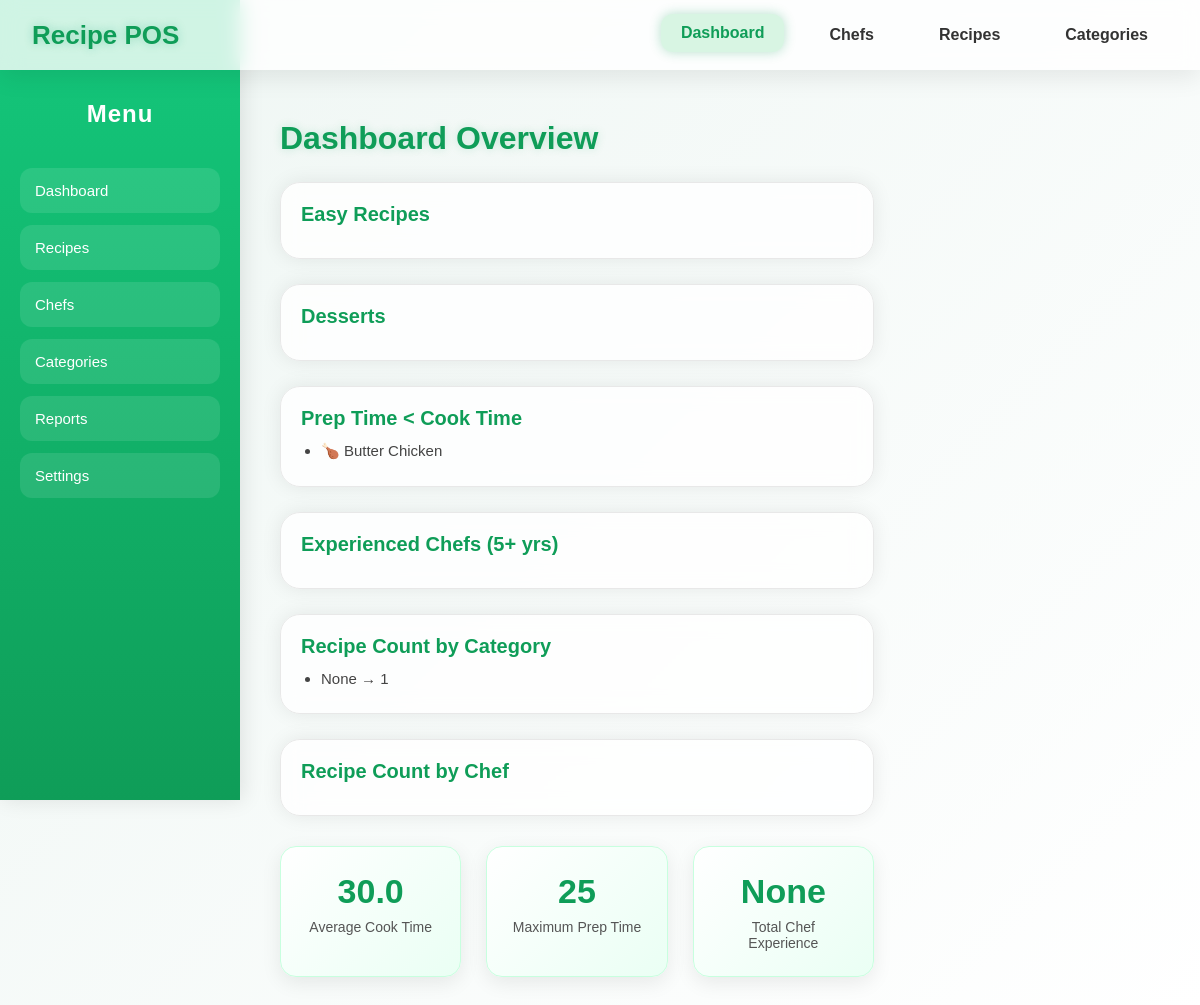
The page /recipe/dashboard/ on the database as committed earlier.
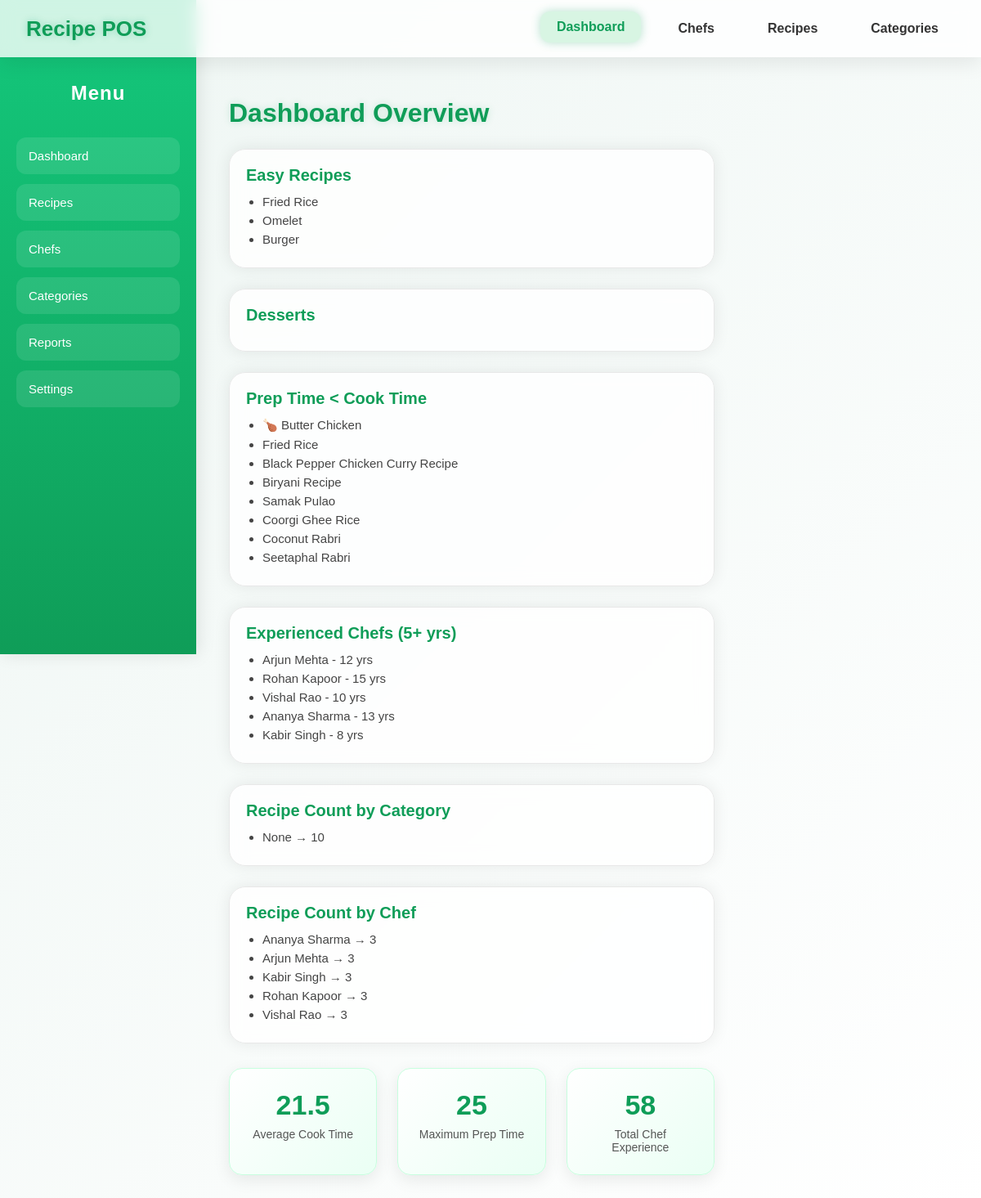
The same page on the database as committed later.
### Recipeapp/models.py (models this page shows, shortened)
class Recipe(models.Model):
    category = models.ForeignKey(Category,on_delete=models.CASCADE,null=True,blank=True)
    title = models.CharField()
    ingredients = models.TextField()
    steps = models.TextField()
    prep_time = models.PositiveIntegerField()
    cook_time = models.PositiveIntegerField()
    difficulty = models.CharField(choices=[("Easy","Easy"),("Medium","Medium"),("Hard","Hard")])
    created_on = models.DateField()
    image = models.ImageField(upload_to="img")
    recipe_file = models.FileField(upload_to="file")

class Chef(models.Model):
    chef_name = models.CharField()
    email = models.EmailField(unique=True)
    phone = models.PositiveIntegerField()
    experience = models.PositiveIntegerField()
    profile_photo = models.ImageField(upload_to="profile_photo")

### Recipeapp/views.py (the view)
# urls.py: path('dashboard/',filter_data,name="dashboard"),
def filter_data(request):
    easy_recipes = Recipe.objects.filter(difficulty="Easy")
    desserts_recipes = Recipe.objects.filter(category__name="Desserts")
    prep_lt_cook = Recipe.objects.filter(prep_time__lt=models.F('cook_time'))
    experienced_chefs = Chef.objects.filter(experience__gt=5)
    recipes_count_category = Recipe.objects.values('category__name').annotate(count=Count('id'))
    recipes_count_chef = ChefRecipe.objects.values('chef__chef_name').annotate(count=Count('recipe'))
    avg_cook_time = Recipe.objects.aggregate(Avg('cook_time'))
    max_prep_time = Recipe.objects.aggregate(Max('prep_time'))
    total_chef_exp = Chef.objects.aggregate(Sum('experience'))
    context = {
        "easy_recipes": easy_recipes,
        "desserts_recipes": desserts_recipes,
        "prep_lt_cook": prep_lt_cook,
        "experienced_chefs": experienced_chefs,
        "recipes_count_category": recipes_count_category,
        "recipes_count_chef": recipes_count_chef,
        "avg_cook_time": avg_cook_time,
        "max_prep_time": max_prep_time,
        "total_chef_exp": total_chef_exp,
    }
    return render(request, "dashboard.html", context)

### Recipeapp/templates/dashboard.html (shortened to what this page needs)
<!DOCTYPE html>
<html lang="en">
<head>
    <meta-name="viewport" content="width=device-width, initial-scale=1.0">
</head>
<body>
    <div class="navbar">
        <div class="nav-left">Recipe POS</div>
        <div class="nav-links">
            <a href="{% url 'dashboard' %}" class="{% if request.resolver_match.url_name == 'dashboard' %}active{% endif %}">Dashboard</a>
            <a href="{% url 'chef' %}" class="{% if request.resolver_match.url_name == 'chef' %}active{% endif %}">Chefs</a>
            <a href="{% url 'recipe' %}" class="{% if request.resolver_match.url_name == 'recipe' %}active{% endif %}">Recipes</a>
            <a href="{% url 'category' %}" class="{% if request.resolver_match.url_name == 'category' %}active{% endif %}">Categories</a>
        </div>
    </div>
    <div class="sidebar">
        <h2>Menu</h2>
        <a href="{% url 'dashboard' %}"><div class="menu-item">Dashboard</div></a>
        <a href="{% url 'recipe' %}"><div class="menu-item">Recipes</div></a>
        <a href="{% url 'chef' %}"><div class="menu-item">Chefs</div></a>
        <a href="{% url 'category' %}"><div class="menu-item">Categories</div></a>
        <a href="#"><div class="menu-item">Reports</div></a>
        <a href="#"><div class="menu-item">Settings</div></a>
    </div>
    <div class="main">
        <div class="title">Dashboard Overview</div>
        <div class="grid">
            <div class="card">
                <h3>Easy Recipes</h3>
                <ul>{% for r in easy_recipes %}<li>{{ r.title }}</li>{% endfor %}</ul>
            </div>
            <div class="card">
                <h3>Desserts</h3>
            </div>
            <div class="card">
                <h3>Prep Time < Cook Time</h3>
                <ul>{% for r in prep_lt_cook %}<li>{{ r.title }}</li>{% endfor %}</ul>
            </div>
            <div class="card">
                <h3>Experienced Chefs (5+ yrs)</h3>
                <ul>{% for c in experienced_chefs %}<li>{{ c.chef_name }} - {{ c.experience }} yrs</li>{% endfor %}</ul>
            </div>
            <div class="card">
                <h3>Recipe Count by Category</h3>
                <ul>{% for rc in recipes_count_category %}<li>{{ rc.category__name }} → {{ rc.count }}</li>{% endfor %}</ul>
            </div>
            <div class="card">
                <h3>Recipe Count by Chef</h3>
                <ul>{% for rc in recipes_count_chef %}<li>{{ rc.chef__chef_name }} → {{ rc.count }}</li>{% endfor %}</ul>
            </div>
        </div>
        <div class="stats-box">
            <div class="stat">
                <h4>{{ avg_cook_time.cook_time__avg }}</h4>
                <p>Average Cook Time</p>
            </div>
            <div class="stat">
                <h4>{{ max_prep_time.prep_time__max }}</h4>
                <p>Maximum Prep Time</p>
            </div>
            <div class="stat">
                <h4>{{ total_chef_exp.experience__sum }}</h4>
                <p>Total Chef Experience</p>
            </div>
        </div>
    </div>
</body>
</html>

Rows that differ between the two databases and show on the page:
added Recipe: title "Fried Rice"
added Recipe: title "Omelet", shown under "Easy Recipes"
added Recipe: title "Burger", shown under "Easy Recipes"
added Recipe: title "Black Pepper Chicken Curry Recipe", shown under "Prep Time < Cook Time"
added Recipe: title "Biryani Recipe", shown under "Prep Time < Cook Time"
added Recipe: title "Samak Pulao", shown under "Prep Time < Cook Time"
added Recipe: title "Coorgi Ghee Rice", shown under "Prep Time < Cook Time"
added Recipe: title "Coconut Rabri", shown under "Prep Time < Cook Time"
added Recipe: title "Seetaphal Rabri", shown under "Prep Time < Cook Time"
added Chef: chef_name "Arjun Mehta", experience "12"
added Chef: chef_name "Rohan Kapoor", experience "15"
added Chef: chef_name "Vishal Rao", experience "10"
added Chef: chef_name "Ananya Sharma", experience "13"
added Chef: chef_name "Kabir Singh", experience "8"
Other text that changed with them:
{{ avg_cook_time.cook_time__avg }}: "30.0" → "21.5"
{{ total_chef_exp.experience__sum }}: "None" → "58"
new list line: "None → 10"
new list line: "Ananya Sharma → 3"
new list line: "Arjun Mehta → 3"
new list line: "Kabir Singh → 3"
new list line: "Rohan Kapoor → 3"
new list line: "Vishal Rao → 3"
list line gone: "None → 1"
